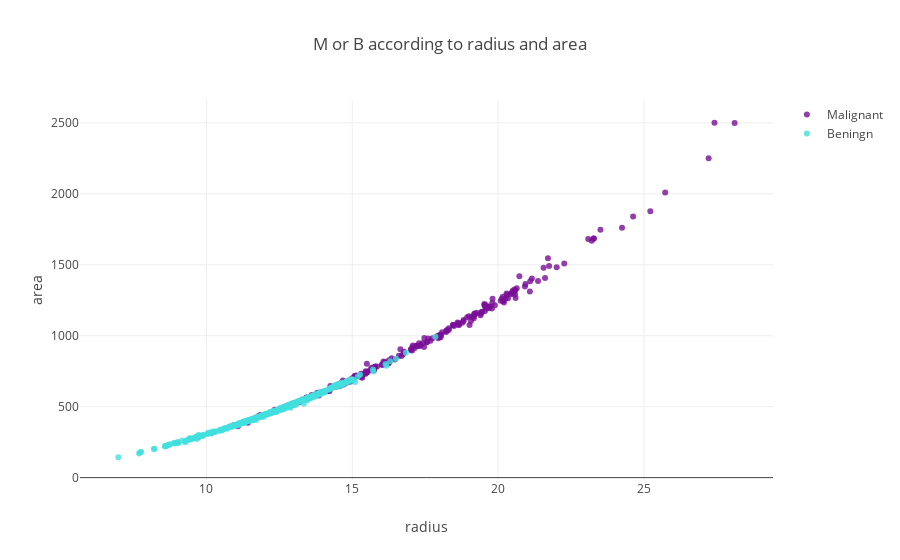

Notebook source saved alongside this figure:
### Code cell
target_M_data = data[data.diagnosis == "M"] 
target_B_data = data[data.diagnosis == "B"]

trace1 = go.Scatter(
                    x= target_M_data.radius_mean,
                    y= target_M_data.area_mean,
                    mode = "markers",
                    name = "Malignant",
                    marker = dict(color = "rgba(120,15,150,0.8)"),
                    text = target_M_data.diagnosis)

trace2 = go.Scatter(
                    x= target_B_data.radius_mean,
                    y= target_B_data.area_mean,
                    mode = "markers",
                    name = "Beningn",
                    marker = dict(color = "rgba(66,222,222,0.8)"),
                    text = target_B_data.diagnosis)

scatter_data = [trace1, trace2]

layout = dict(title = "M or B according to radius and area",
             xaxis = dict(title = "radius"),
             yaxis = dict(title = "area")
             )

fig = dict(layout = layout, data = scatter_data)

iplot(fig)

### Figure 1 — Plotly figure (JSON) as saved in the notebook; plotly's stock layout.template omitted (floating-point values rounded to 4 significant figures; data arrays with more than 128 entries replaced by an {"elided": "..."} marker saying what was removed)
{"data": [{"marker": {"color": "rgba(120,15,150,0.8)"}, "mode": "markers", "name": "Malignant", "text": {"elided": "212 str values"}, "type": "scatter", "uid": "bd6d0d2f-8f2e-4330-b6f7-3658d2057da6", "x": {"elided": "212 float values"}, "y": {"elided": "212 float values"}}, {"marker": {"color": "rgba(66,222,222,0.8)"}, "mode": "markers", "name": "Beningn", "text": {"elided": "357 str values"}, "type": "scatter", "uid": "e1f4d6eb-bd03-4489-9c95-4dc65f9556a9", "x": {"elided": "357 float values"}, "y": {"elided": "357 float values"}}], "layout": {"title": {"text": "M or B according to radius and area"}, "xaxis": {"title": {"text": "radius"}}, "yaxis": {"title": {"text": "area"}}}}
